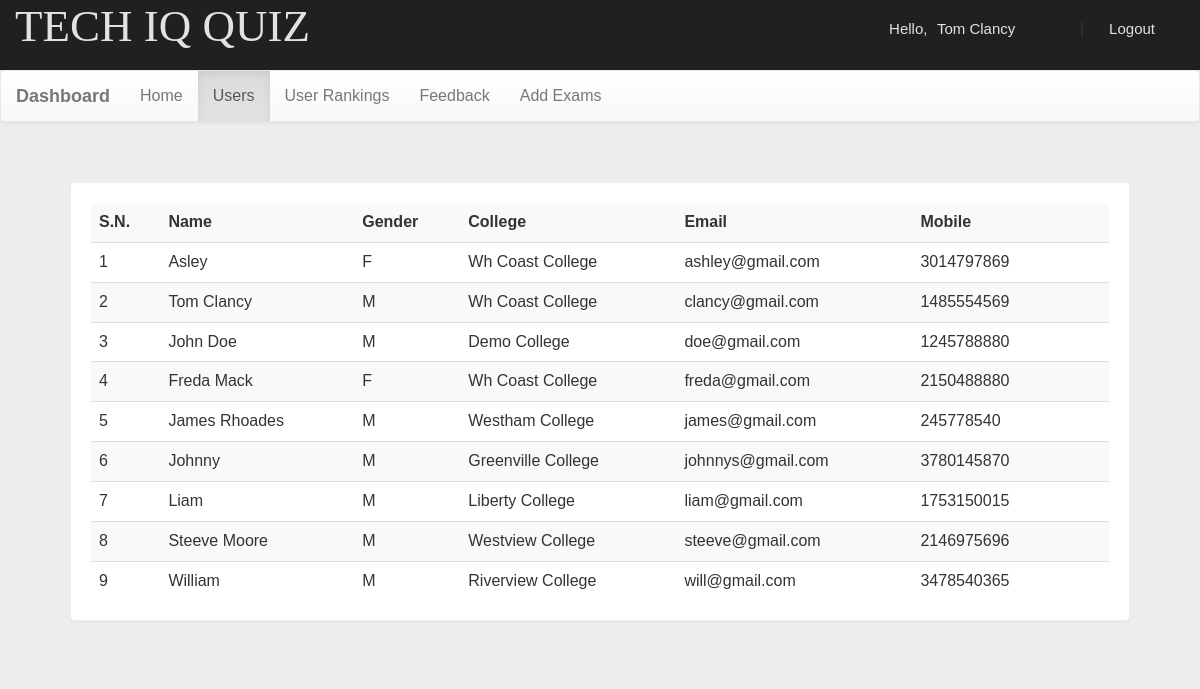
The page /dash.php?q=1 (signed in) on the database its author committed.
### tables this page shows
CREATE TABLE `user` (
  `name` varchar(50) NOT NULL,
  `gender` varchar(5) NOT NULL,
  `college` varchar(100) NOT NULL,
  `email` varchar(50) NOT NULL,
  `mob` bigint(20) NOT NULL,
  `password` varchar(50) NOT NULL
);

### dash.php (the view, shortened to what this page needs)
<!DOCTYPE html PUBLIC "-//W3C//DTD XHTML 1.0 Transitional//EN" "http://www.w3.org/TR/xhtml1/DTD/xhtml1-transitional.dtd">
<html xmlns="http://www.w3.org/1999/xhtml">
<head>
<link  rel="stylesheet" href="css/bootstrap.min.css"/>
 <link  rel="stylesheet" href="css/bootstrap-theme.min.css"/>
 <link rel="stylesheet" href="css/main.css">
 <link  rel="stylesheet" href="css/font.css">
</head>
<body  style="background:#eee;">
<div class="header">
<div class="row">
<div class="col-lg-6">
<span class="logo">TECH IQ QUIZ</span></div>
<?php
 include_once 'dbConnection.php';
  if(!(isset($_SESSION['email']))){
header("location:index.php");
}
else
{
$name = $_SESSION['name'];
echo '<span class="pull-right top title1" ><span class="log1"><span class="glyphicon glyphicon-user" aria-hidden="true"></span>&nbsp;&nbsp;&nbsp;&nbsp;Hello,</span> <a href="#" class="log log1">'.$name.'</a>&nbsp;|&nbsp;<a href="logout.php?q=account.php" class="log"><span class="glyphicon glyphicon-log-out" aria-hidden="true"></span>&nbsp;Logout</button></a></span>';
}?>
</div></div>
<nav class="navbar navbar-default title1">
  <div class="container-fluid">
    <div class="navbar-header">
      <a class="navbar-brand" href="dash.php?q=0"><b>Dashboard</b></a>
    </div>
    <div class="collapse navbar-collapse" id="bs-example-navbar-collapse-1">
      <ul class="nav navbar-nav">
        <li <?php if(@$_GET['q']==0) echo'class="active"'; ?>><a href="dash.php?q=0">Home<span class="sr-only">(current)</span></a></li>
        <li <?php if(@$_GET['q']==1) echo'class="active"'; ?>><a href="dash.php?q=1">Users</a></li>
		<li <?php if(@$_GET['q']==2) echo'class="active"'; ?>><a href="dash.php?q=2">User Rankings</a></li>
    <li <?php if(@$_GET['q']==3) echo'class="active"'; ?>><a href="dash.php?q=3">Feedback</a></li>
    <li <?php if(@$_GET['q']==4) echo'class="active"'; ?>><a href="dash.php?q=4">Add Exams</a></li>
      </ul>
          </div>
  </div>
</nav>
<div class="container">
<div class="row">
<div class="col-md-12">
<?php if(@$_GET['q']==1) {
$result = mysqli_query($con,"SELECT * FROM user") or die('Error');
echo  '<div class="panel"><table class="table table-striped title1">
<tr><td><b>S.N.</b></td><td><b>Name</b></td><td><b>Gender</b></td><td><b>College</b></td><td><b>Email</b></td><td><b>Mobile</b></td><td></td></tr>';
$c=1;
while($row = mysqli_fetch_array($result)) {
	$name = $row['name'];
	$mob = $row['mob'];
	$gender = $row['gender'];
    $email = $row['email'];
	$college = $row['college'];
	echo '<tr><td>'.$c++.'</td><td>'.$name.'</td><td>'.$gender.'</td><td>'.$college.'</td><td>'.$email.'</td><td>'.$mob.'</td>
	<td><a title="Delete User" href="update.php?demail='.$email.'"><b><span class="glyphicon glyphicon-trash" style="color:red;" aria-hidden="true"></span></b></a></td></tr>';
}
echo '</table></div>';
}?>
</div>
</div></div>
</body>
</html>

### script/main.css (style rules this page uses)
body { overflow-x: hidden; width: 100%; font: 15px "Century Gothic", "Times Roman", sans-serif; background: #eee; min-height: 550px; background-attachment: fixed; }
.panel { border-color: #eee; margin: 40px; padding: 20px; font: 15px "Century Gothic", "Times Roman", sans-serif; }
.header { background: #202020; height: 70px; }
.logo { font-family: "typo"; font-size: 45px; color: #e2e2e2; margin: 15px; }
.title1 { font: 16px "Century Gothic", "Times Roman", sans-serif; }
.top { margin-top: 20px; }
.log1 { font: 15px "Ubuntu", sans-serif; color: #e2e2e2; margin-left: 10px; }
.log { margin: 10px; margin-right: 60px; margin-left: 5px; color: #e2e2e2; text-decoration: none; font-size: 20px; font-size: 15px; }

### rows shown on the page
user: name "Asley", gender "F", college "Wh Coast College", email "ashley@gmail.com", mob "3014797869"
user: name "Tom Clancy", gender "M", college "Wh Coast College", email "clancy@gmail.com", mob "1485554569"
user: name "John Doe", gender "M", college "Demo College", email "doe@gmail.com", mob "1245788880"
user: name "Freda Mack", gender "F", college "Wh Coast College", email "freda@gmail.com", mob "2150488880"
user: name "James Rhoades", gender "M", college "Westham College", email "james@gmail.com", mob "245778540"
user: name "Johnny", gender "M", college "Greenville College", email "johnnys@gmail.com", mob "3780145870"
user: name "Liam", gender "M", college "Liberty College", email "liam@gmail.com", mob "1753150015"
user: name "Steeve Moore", gender "M", college "Westview College", email "steeve@gmail.com", mob "2146975696"
user: name "William", gender "M", college "Riverview College", email "will@gmail.com", mob "3478540365"

### other values the page prints
$name "Tom Clancy"
